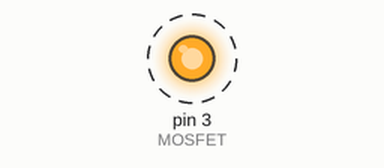
Simulated run of this sketch. Board: Arduino Uno, built with avr-gcc and run on an emulated ATmega328P. Parts: output pins drawn as LEDs (lit = HIGH). Dashed ring = blinking.

Above: at 0.5 s.
Timing chart, 0 to 4.6 s (numbered marks = the images above):
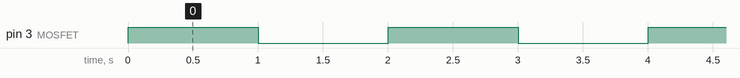

The sketch:

MOSFET_IRF520_1.INO.ino
```cpp
#define MOSFET 3

int BRILLO;

void setup() {
  pinMode(MOSFET, OUTPUT);// put your setup code here, to run once:
}

void loop() {
  digitalWrite(MOSFET, HIGH);
  delay(1000);
  digitalWrite(MOSFET, LOW);
  delay(1000);// put your main code here, to run repeatedly:
}
```

Measured:
- by itself, pin 3 (MOSFET): alternates HIGH for 1.0 s and LOW for 1.0 s
